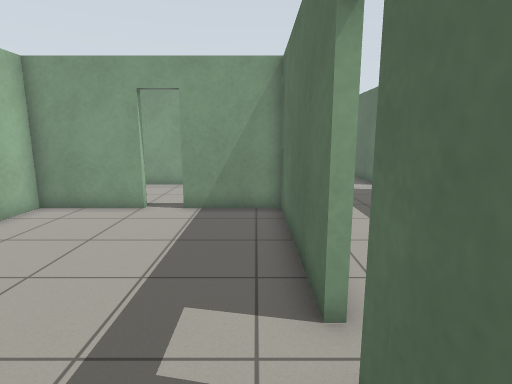
View 1 (above)

23 first-person views from a walk through a robot-simulator world made for Gazebo. The camera is 1.2 m above the floor, tilts 10° down and sees 80° across. The floor is counted in squares, 0.5 m on a side. Each view is taken from the middle of a square. On the plan, view 1 faces up. The plan holds only what a view shows up to about 18 squares ahead; the rest is blank. The place goes on beyond the plan. Simple shapes stand in for some stock models.

View 2
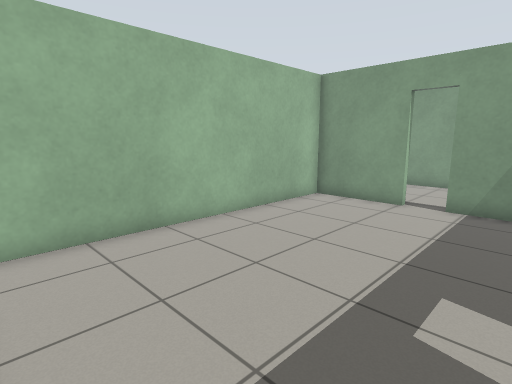

View 3
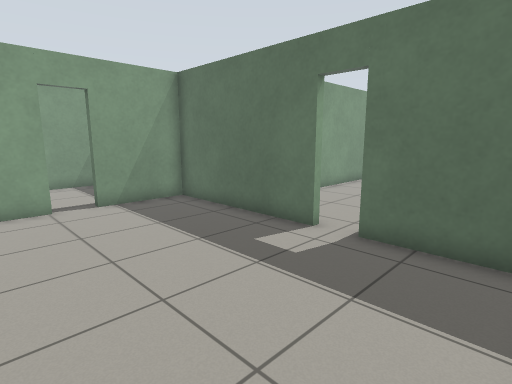

View 4
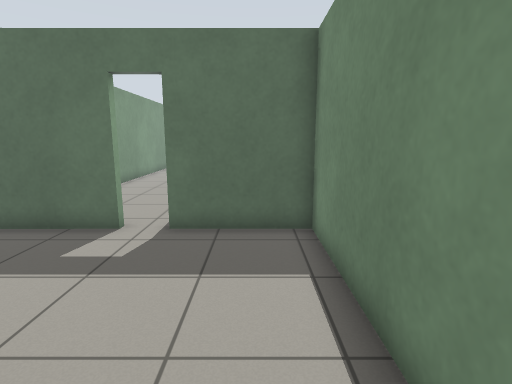

View 5
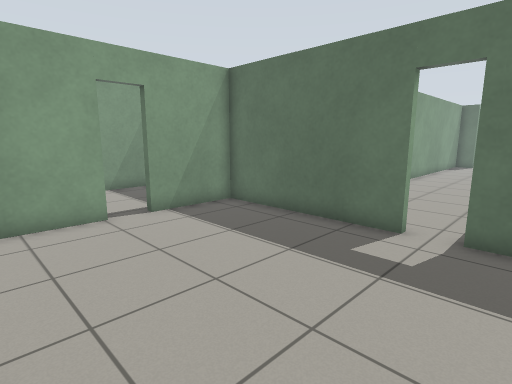

View 6
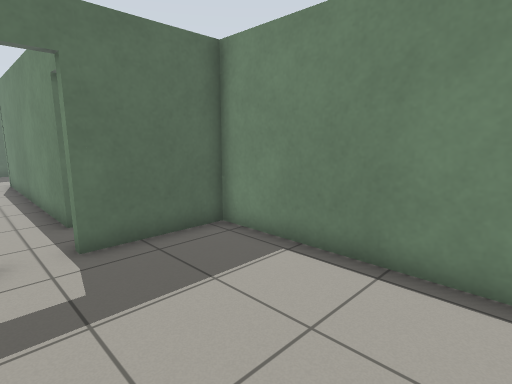

View 7
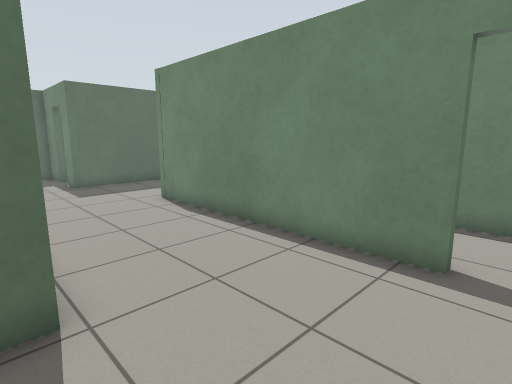

View 8
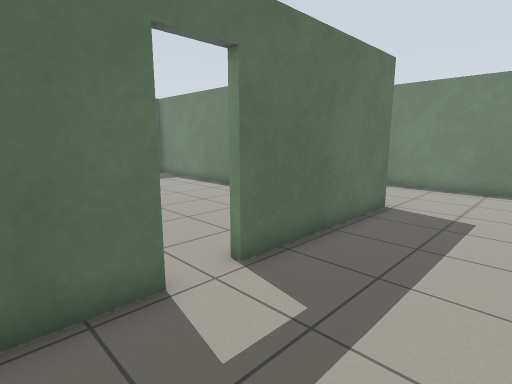

View 9
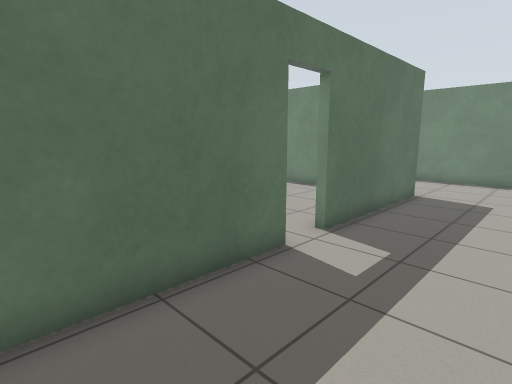

View 10
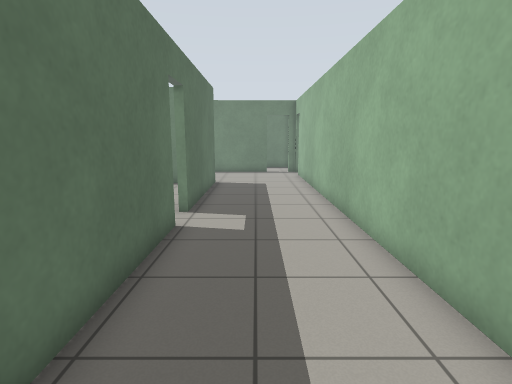

View 11
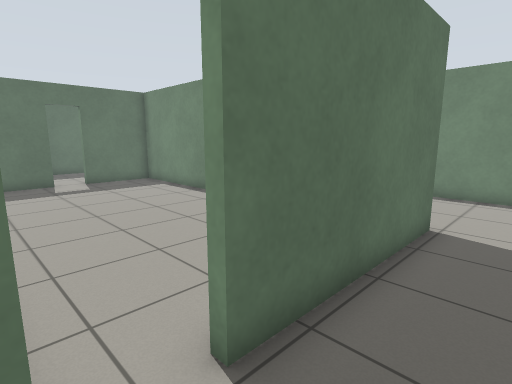

View 12
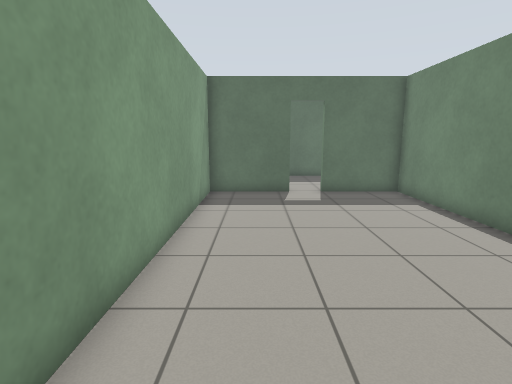

View 13
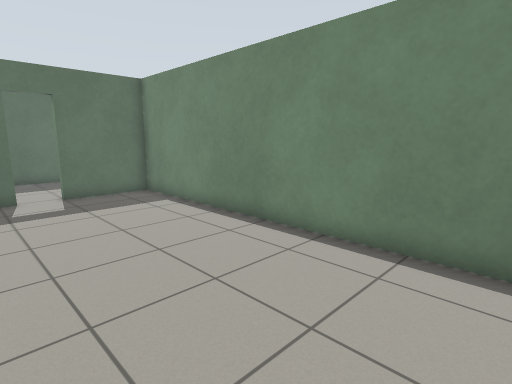

View 14
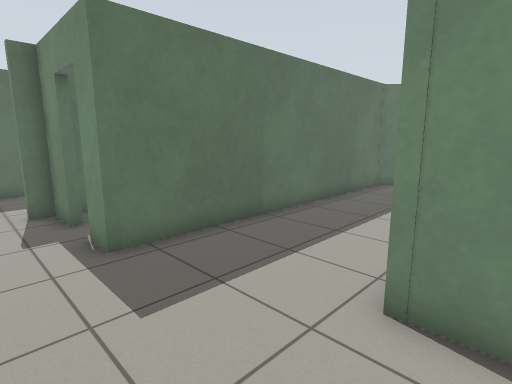

View 15
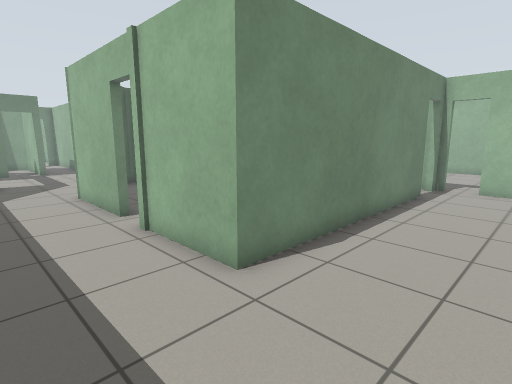

View 16
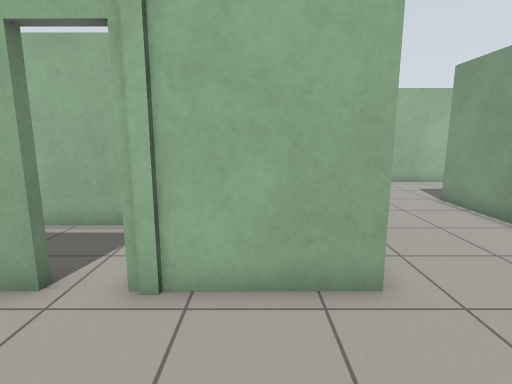

View 17
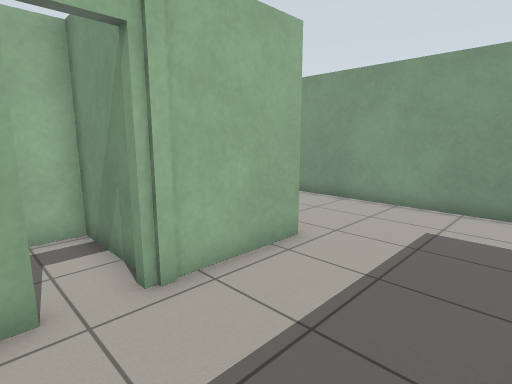

View 18
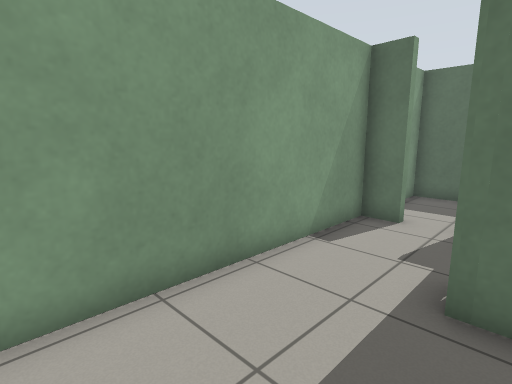

View 19
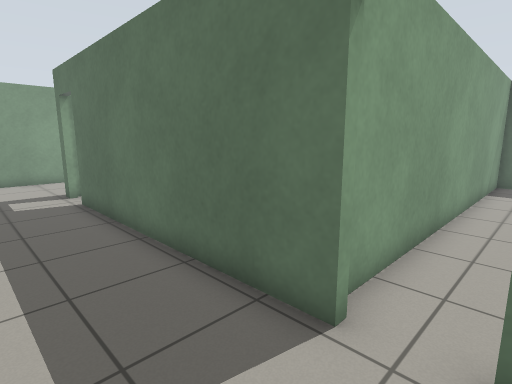

View 20
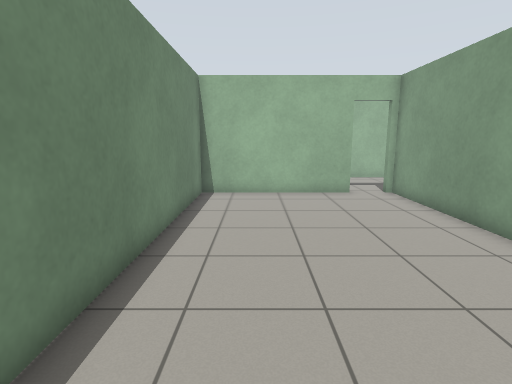

View 21
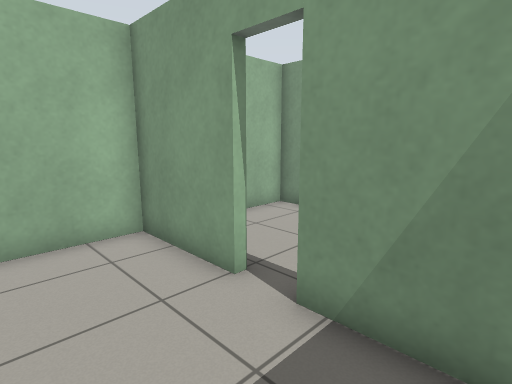

View 22
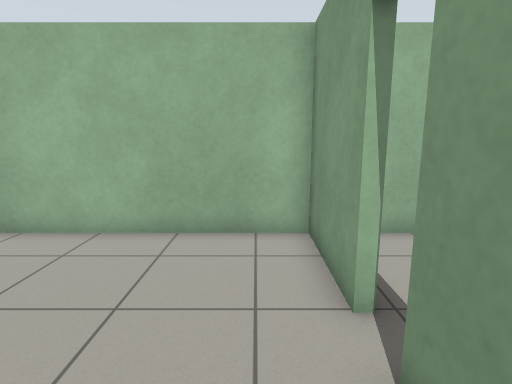

View 23
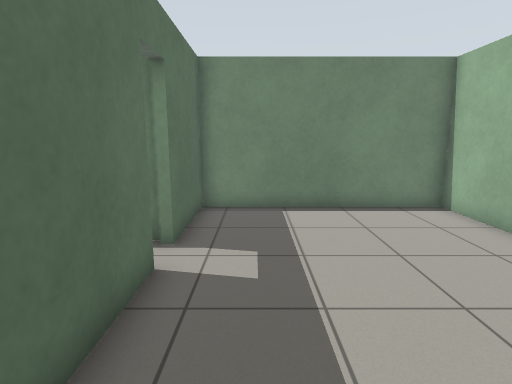

### Floor plan
Points are (right, up) in squares from view 1. A wall is a line through its corners. A room is listed if a view was taken in it or the views show most of it. See-through windows are left out.
Room 1 (views 1, 2, 3, 4, 5, 6, 21, 22, 23)
walls: (0.9, 3.7) (0.9, 10.4) (-2.5, 10.4); (-3.9, 10.4) (-7.5, 10.4) (-7.5, -1.5) (0.9, -1.5) (0.9, 2.3)
ways out: open door at (1, 3) to room 2; open door at (-3.5, 10.5)
Room 2 (views 7, 8, 9, 10, 11, 14, 15, 16, 17, 18, 19)
walls: (3.2, 2) (13.5, 2) (13.5, -2.1); (1.2, 2) (1.7, 2); (6.2, 15.8) (6.2, 26.3); (13.5, -3.4) (13.5, -6.5); (21.3, 3.9) (22.8, 3.9); (22.9, 6) (22.9, 7.3) (6.2, 7.3) (6.2, 14.2); (18.6, -6.6) (18.5, 3.9) (19.8, 3.9); (1.2, 21) (1.2, 3.7)
ways out: open door at (1, 3) to room 1; open door at (6, 15) to room 3; open door at (13, -2.5) to room 4; open door at (2.5, 2); open door at (6, 27); open door at (20.5, 4)
Room 3 (views 12, 13, 20)
walls: (21.7, 12.4) (21.7, 16.1) (6.5, 16.1); (6.5, 14.2) (6.6, 7.6) (21.7, 7.6) (21.7, 11.1)
ways out: open door at (6, 15) to room 2; open door at (22, 11.5)
Room 4 (no view inside)
walls: (12.8, -1.8) (9.8, -1.8) (9.8, -6)
ways out: open door at (13, -2.5) to room 2

Where each view was taken, in squares from view 1:
view 1: 0 up, 0 right, facing up
view 2: 1 down, 0 right, facing up-left
view 3: 1 down, 6 left, facing up-right
view 4: 0 up, 7 left, facing right
view 5: 1 up, 7 left, facing up-right
view 6: 4 up, 6 left, facing down-right
view 7: 8 up, 2 right, facing down-right
view 8: 18 up, 2 right, facing down-right
view 9: 21 up, 2 right, facing down-right
view 10: 24 up, 4 right, facing down
view 11: 16 up, 4 right, facing down-right
view 12: 14 up, 8 right, facing right
view 13: 14 up, 8 right, facing down-right
view 14: 6 up, 12 right, facing down-right
view 15: 6 up, 17 right, facing down-left
view 16: 0 up, 18 right, facing left
view 17: 4 down, 18 right, facing up-left
view 18: 3 up, 14 right, facing up-right
view 19: 14 up, 3 right, facing up-right
view 20: 10 up, 20 right, facing left
view 21: 7 up, 0 right, facing up-left
view 22: 9 up, 0 right, facing left
view 23: 9 up, 1 left, facing down
